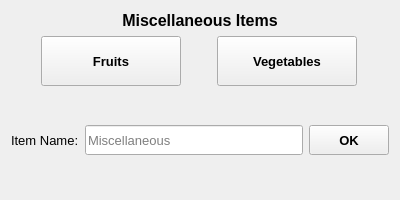
<?xml version="1.0" encoding="UTF-8"?>
<ui version="4.0">
 <class>MiscellaneousItems</class>
 <widget class="QWidget" name="MiscellaneousItems">
  <property name="geometry">
   <rect>
    <x>0</x>
    <y>0</y>
    <width>400</width>
    <height>200</height>
   </rect>
  </property>
  <property name="font">
   <font>
    <family>Microsoft YaHei UI</family>
    <pointsize>10</pointsize>
   </font>
  </property>
  <property name="windowTitle">
   <string>Form</string>
  </property>
  <layout class="QVBoxLayout" name="verticalLayout" stretch="0,0,0,1,0">
   <item>
    <widget class="QLabel" name="label">
     <property name="font">
      <font>
       <pointsize>12</pointsize>
       <weight>75</weight>
       <bold>true</bold>
      </font>
     </property>
     <property name="text">
      <string>Miscellaneous Items</string>
     </property>
     <property name="alignment">
      <set>Qt::AlignCenter</set>
     </property>
    </widget>
   </item>
   <item>
    <layout class="QHBoxLayout" name="horizontalLayout_2">
     <item>
      <widget class="QToolButton" name="fruitsButton">
       <property name="minimumSize">
        <size>
         <width>140</width>
         <height>50</height>
        </size>
       </property>
       <property name="font">
        <font>
         <weight>75</weight>
         <bold>true</bold>
        </font>
       </property>
       <property name="text">
        <string>Fruits</string>
       </property>
      </widget>
     </item>
     <item>
      <widget class="QToolButton" name="vegetablesButton">
       <property name="minimumSize">
        <size>
         <width>140</width>
         <height>50</height>
        </size>
       </property>
       <property name="font">
        <font>
         <weight>75</weight>
         <bold>true</bold>
        </font>
       </property>
       <property name="text">
        <string>Vegetables</string>
       </property>
      </widget>
     </item>
    </layout>
   </item>
   <item>
    <spacer name="verticalSpacer">
     <property name="orientation">
      <enum>Qt::Vertical</enum>
     </property>
     <property name="sizeHint" stdset="0">
      <size>
       <width>20</width>
       <height>40</height>
      </size>
     </property>
    </spacer>
   </item>
   <item>
    <layout class="QHBoxLayout" name="horizontalLayout">
     <item>
      <widget class="QLabel" name="label_2">
       <property name="text">
        <string>Item Name:</string>
       </property>
      </widget>
     </item>
     <item>
      <widget class="QLineEdit" name="lineEdit">
       <property name="minimumSize">
        <size>
         <width>0</width>
         <height>30</height>
        </size>
       </property>
       <property name="placeholderText">
        <string>Miscellaneous</string>
       </property>
      </widget>
     </item>
     <item>
      <widget class="QToolButton" name="OKButton">
       <property name="minimumSize">
        <size>
         <width>80</width>
         <height>30</height>
        </size>
       </property>
       <property name="font">
        <font>
         <weight>75</weight>
         <bold>true</bold>
        </font>
       </property>
       <property name="text">
        <string>OK</string>
       </property>
      </widget>
     </item>
    </layout>
   </item>
   <item>
    <spacer name="verticalSpacer_2">
     <property name="orientation">
      <enum>Qt::Vertical</enum>
     </property>
     <property name="sizeHint" stdset="0">
      <size>
       <width>20</width>
       <height>40</height>
      </size>
     </property>
    </spacer>
   </item>
  </layout>
 </widget>
 <resources/>
 <connections/>
</ui>
